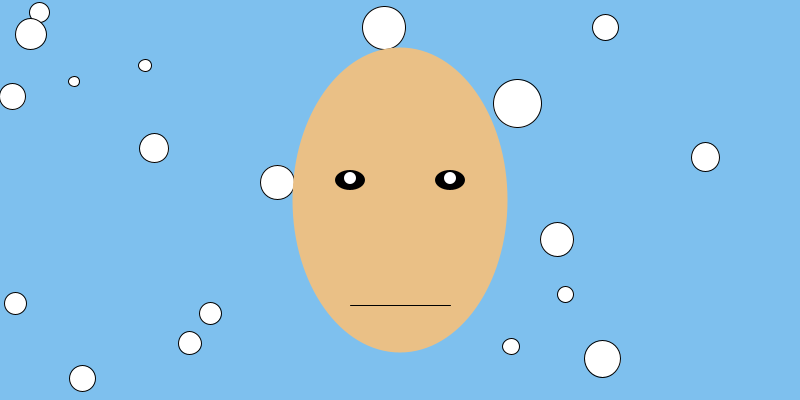
Frame 1 (no input)
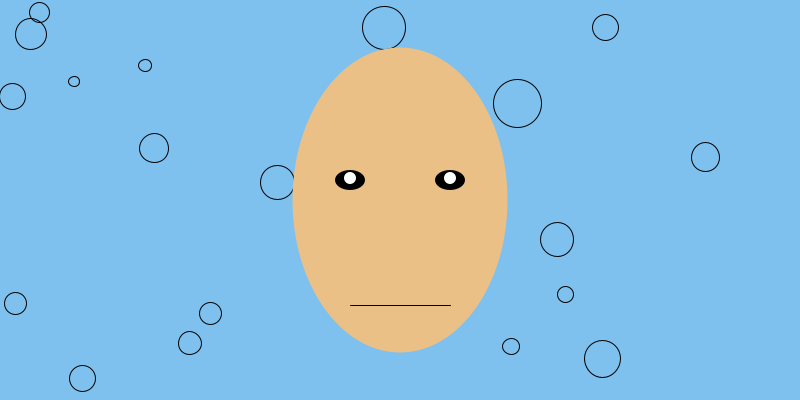
Frame 60 (the mouse pressed at the canvas centre just before this capture)
Frame 120 (the mouse held since frame 60 and released just before this capture): identical to frame 60, image omitted

The Processing sketch that drew these frames (run headless with seeded random() and noise(); from frame 60 on, the mouse is pressed at the canvas centre):

// Processing sketch: assignmentOne_trea
// ── assignmentOne_trea.pde
//Kamran Treaa
//Rich Media Programming
//Assignment One
face myFace;
//int value = 0;
void setup() {
  

  
  // setting up the size of the canvas 
  //800 is the width and 400 is the height
  size(800, 400);
  // Draws all geometry with smooth (anti-aliased) edges instead of rough edges
  smooth();
  //Creating a face and circle object in a for loop
  myFace = new face();
  for(int i= 0; i < 20; i++){
    circle[i] = new Circle();
  }
}
void draw() {
  //println(mouseX + " : " + pmouseX);
  //println(mouseY + " : " + pmouseY);
  //translate(mouseX - 800/2,mouseY);
    //Cirle loop for 20 circles to display
   background(126, 192, 238);
    
  for(int i= 0; i < 20; i++){
    circle[i].display();
  }
  // Face Class functions
  myFace.head();
  myFace.eyes();
  myFace.mouth();

  

}

// ── circle.pde
//Like setup but it is it's own class
//Circle Class
Circle[] circle = new Circle[20];

class Circle{

  float x,y;
  float radiusCircle;

  Circle(){
    
    this.x = random(width);
    this.y = random(height);
    
    //Not less than 20 and more than 50 of the radius of the circle
    this.radiusCircle = random(10,50);
  }
  
  void display(){
    //fill(value);
    ellipse(x,y,radiusCircle,radiusCircle);
  }

}

// ── face.pde
//Like setup but it is it's own class
//Face Class
class face {
//  void cheeks(){
       
//line(305, 245, 325, 276);
//line(495, 245, 475, 276);
//  }
          //H                E             A             D 
    void head() {

  
        // The four parameters are RGBA to fill the ellipse with color
        fill( 234, 192, 134 );
        //Here I've added no stroke around the ellipse
        noStroke();
        //I've now used the ellipse arugment because, i've ented my own values.
        //First value is x axis, second is the y axis, the 3rd (width) and 4th(height) values 
        //are the size of the ellipse
        ellipse( 400, 200, 215, 305 ); 
        
     
     
     
    }
            // E           Y               E              S
    void eyes(){
        //L EYE
        fill( 0, 0, 0 );
        //Here I've added no stroke around the ellipse
        noStroke();
        ellipse( 350, 180, 30, 20 );
        //R EYE
        fill( 0, 0, 0 );
        //Here I've added no stroke around the ellipse
        noStroke();
        ellipse( 450, 180, 30, 20 );
        //P               U                P              I            L             S
        //EYE BALL
        fill( 255, 255, 255 );
        noStroke();
        ellipse( 350, 178, 12, 12 );
        //EYE BALL
        fill( 255, 255, 255 );
        noStroke();
        ellipse( 450, 178, 12, 12 );
        noFill();
        stroke( 0 );
    }
    // M O U T H   &    I  N  T  E  R  A  C  T  I  V  I  T  Y
    void mouth(){

       int y = min(max(mouseY, 305), 350); 
       bezier( 450, 305, 400, y, 400, y, 350, 305 );
         float ease=0.1;
         
          y+=(mouseY-y)*ease;
  
       
  //     //MOUTH Interactivity
  //      bezier( 450, 305, mouseX, mouseY, mouseX, mouseY, 350, 305 );
  //       if (mouseY <= 200) {
  //  mouseY=300;
  //  // Upper-left
  //} 
  //        if (mouseX <= 400) {
  //  mouseX=400;
  //  // Upper-left
  //} 
        
        
    }
}
